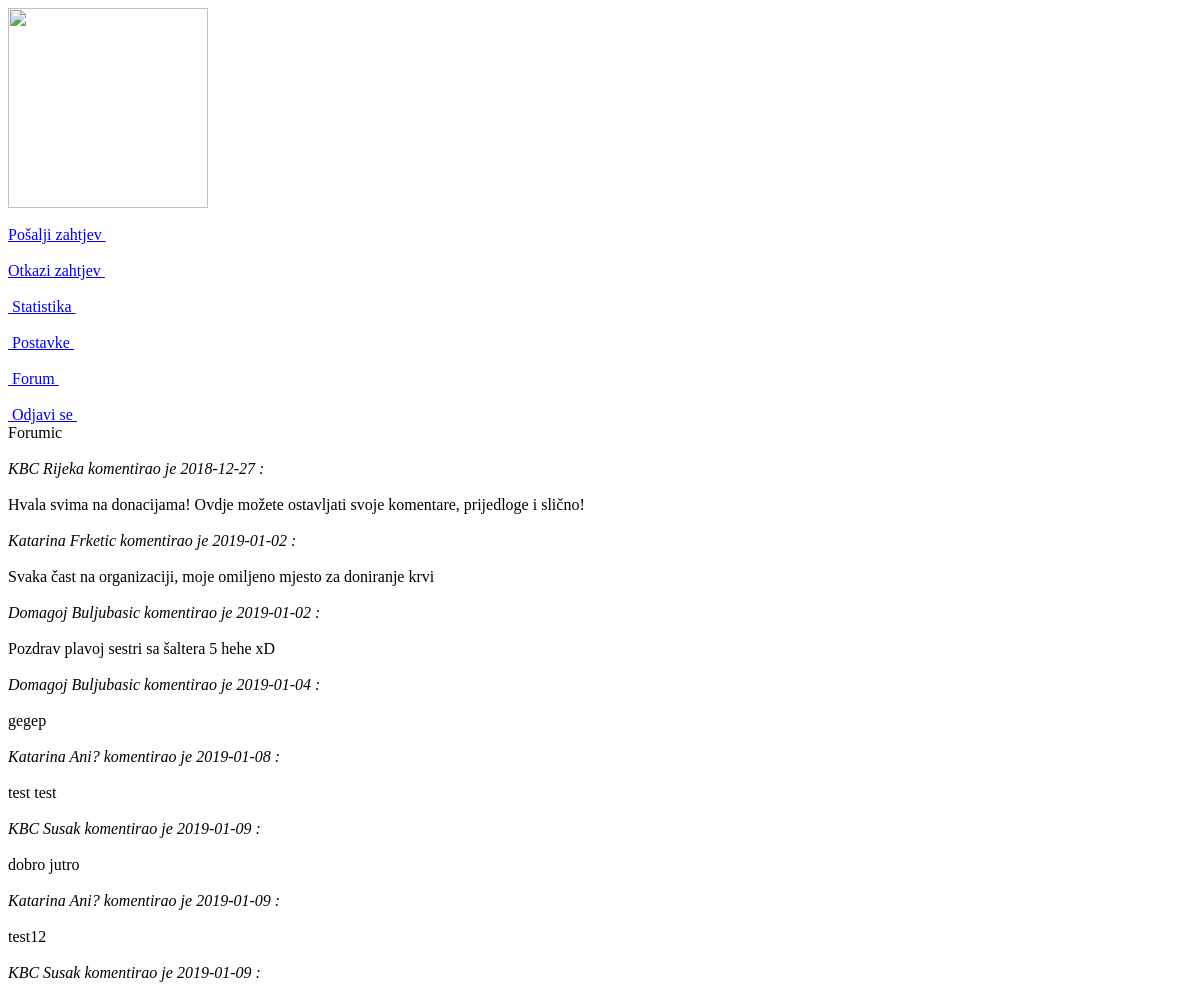
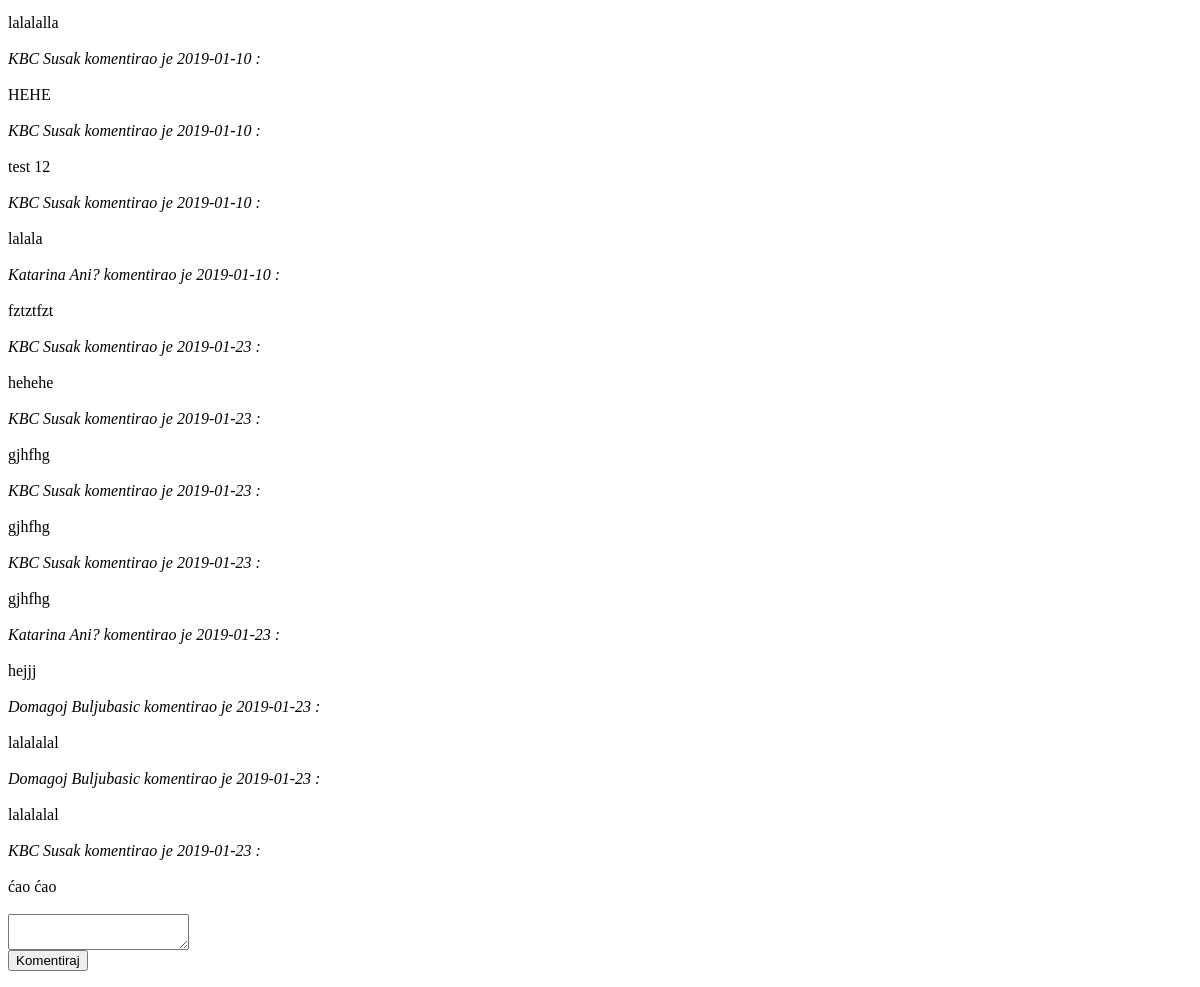
Before: /forum.php (signed in) with the older database file (2 pictures, top to bottom).
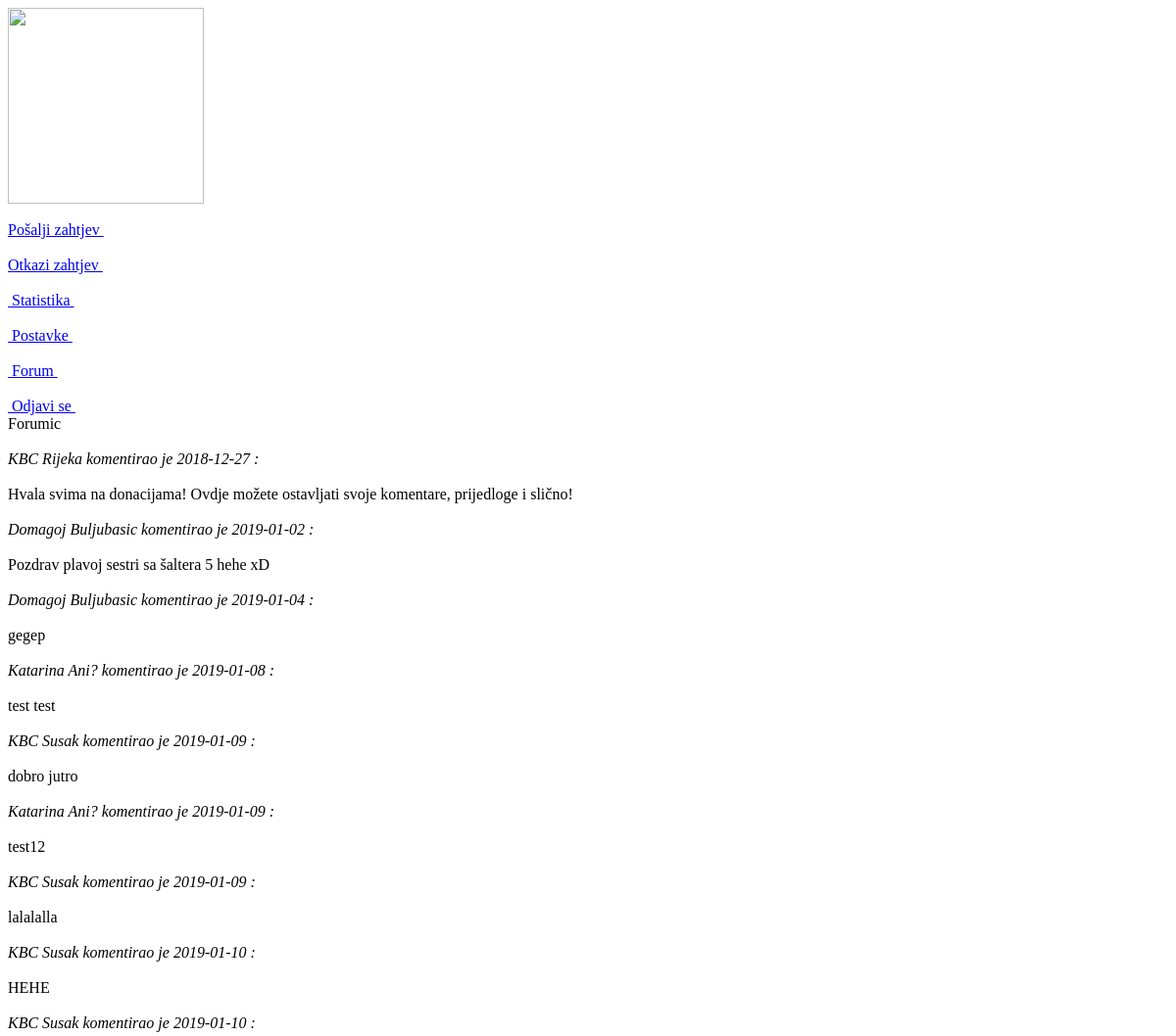
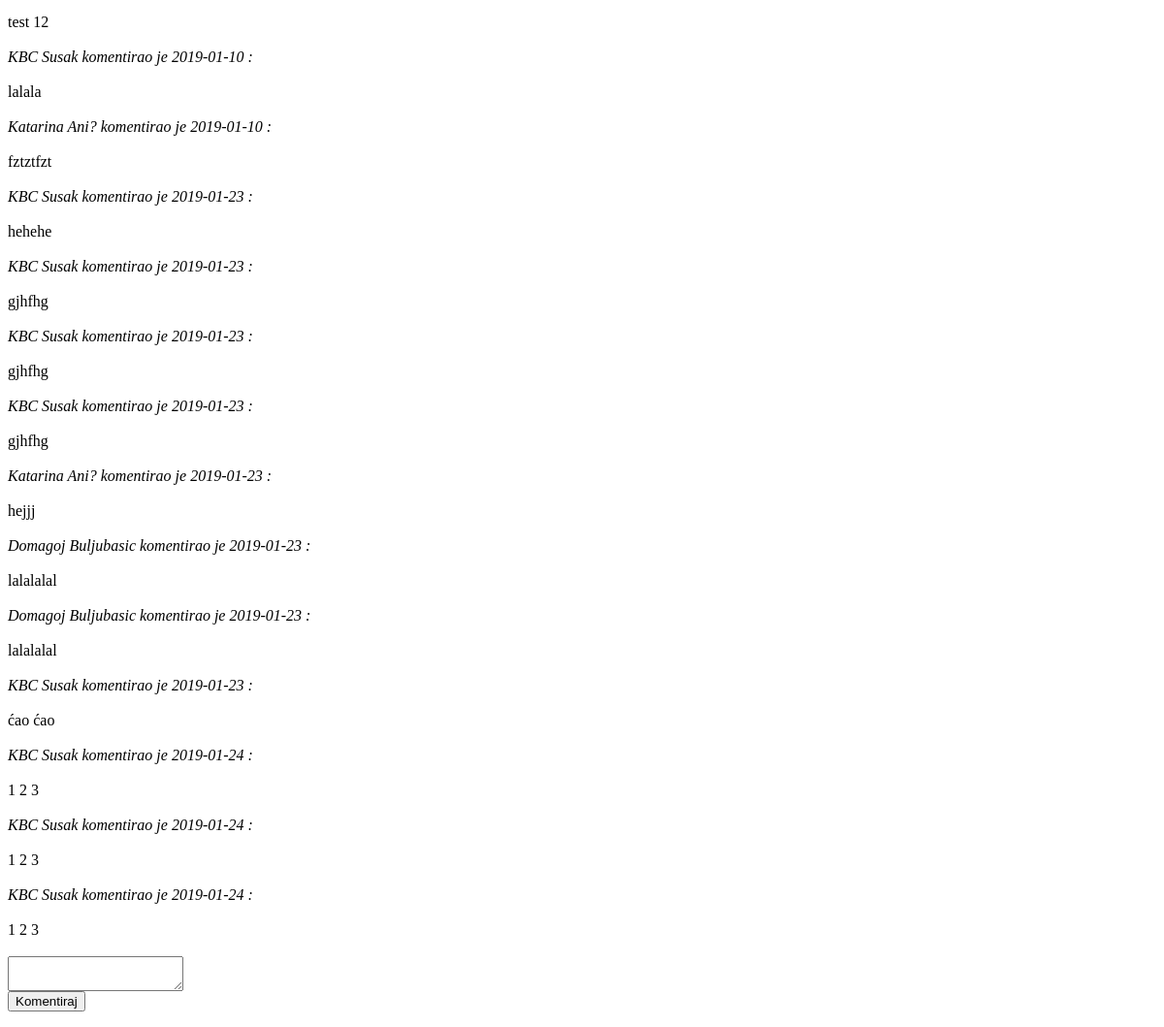
After: the same page with the newer database file (2 pictures, top to bottom).
### tables this page shows
CREATE TABLE IF NOT EXISTS `komentari` (
  `user_autora` varchar(300) NOT NULL,
  `autor` varchar(100) NOT NULL,
  `idbolnica_bol` int(10) UNSIGNED NOT NULL,
  `tekst_komentara` varchar(300) DEFAULT NULL,
  `datum_kom` date NOT NULL,
  KEY `id_bolnica_fk` (`idbolnica_bol`)
);

### forum.php (the view, shortened to what this page needs)
<?php
    require_once "dbconnect.php";
    mysqli_set_charset($conn,"utf8");
    $idbolnica = $_SESSION['id'];
echo'
        <html>
             <head><title>Profil bolnice</title></head>
             <body>
                 <div id="info">
                    <img src="https://d29fhpw069ctt2.cloudfront.net/icon/image/120311/preview.svg" width="200" height="200"><br><br>
                 </div>
                 <div id="linkovi">
                    <a href="posalji_zahtjev.php" >Pošalji zahtjev&nbsp;</a><br><br>
                    <a href="otkazi_zahtjev.php" >Otkazi zahtjev&nbsp;</a><br><br>
                    <a href="bolnicka_statistika.php">&nbsp;Statistika&nbsp;</a><br><br>
                    <a href="bolnicke_postavke.php">&nbsp;Postavke&nbsp;</a><br><br>
                    <a href="forum.php">&nbsp;Forum&nbsp;</a><br><br>
                    <a href="odjava.php">&nbsp;Odjavi se&nbsp;</a>
                 </div>
         <div id="forum">Forumic<br><br>';
                    $sql = "SELECT * from komentari where idbolnica_bol = '$idbolnica'";
                    $run = mysqli_query($conn, $sql);
                    while($row = mysqli_fetch_array($run)){
                        echo '<i>'.$row['autor'].' komentirao je '. $row['datum_kom'].' :<br><br></i>';
                        echo $row['tekst_komentara'].'<br><br>';
                    }
                    echo'<textarea name="tekst" id="tekst" form="myform"></textarea>
                        <form action="" method="POST" id="myform">
                          <input type="submit" value="Komentiraj" name="komentar">
                        </form>
                <div>';
?>

Changed rows visible on the page:
removed komentari: autor "Katarina Frketic", datum_kom "2019-01-02", tekst_komentara "Svaka čast na organizaciji, moje omiljeno mjesto za doniranje krvi"
added komentari: autor "KBC Susak", datum_kom "2019-01-24", tekst_komentara "1 2 3"
added komentari: autor "KBC Susak", datum_kom "2019-01-24", tekst_komentara "1 2 3"
added komentari: autor "KBC Susak", datum_kom "2019-01-24", tekst_komentara "1 2 3"
